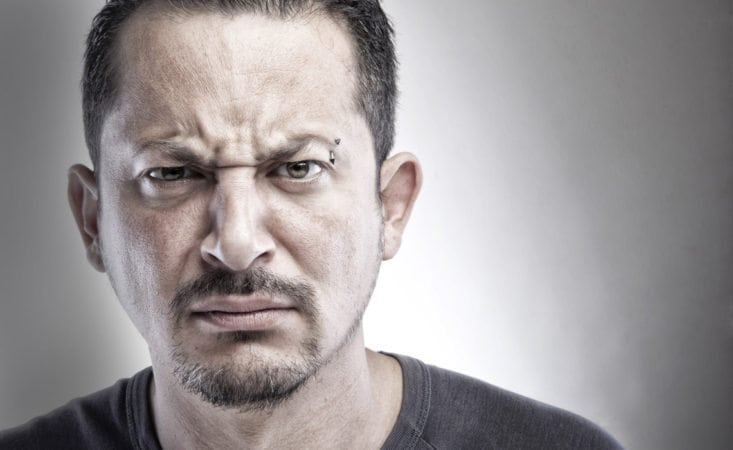
#> input picture testImages/angry.jpg, 733 x 450 px, given as the content of the folder 2021 - 1/IA/proyecto/IA_Recognition_Expressions/images/HAPPY, which was not available
$ python predict2.py
#> lines starting #> are read from the running program, lines starting #| are printed output that depends on the picture; pictures that were not available may be replaced by others from this repository, and a replacement may not be noted
import os
import numpy as np
import cv2 as cv2
import glob
from sklearn.multiclass import OneVsRestClassifier
from sklearn.svm import SVC
import pickle
import pandas as pd

data = { 'USER': [], 'PREDICT': [] }

path = 'D:/UPC/2021 - 1/IA/proyecto/IA_Recognition_Expressions/'
path_img = 'D:/UPC/2021 - 1/IA/proyecto/IA_Recognition_Expressions/testImages/'
#rutimg = str(input("Coloca la ruta de la imagen:"))
files_names = os.listdir(path_img)
# [15 lines of commented-out code are left out]


def getImage(path_img):
#> called with path_img = '_only/angry.jpg'
    return cv2.imread(path_img)
#> returned value is the input picture: shape (450, 733, 3); mean B, G, R 152.1, 151.1, 156.6
# [5 lines of commented-out code are left out]

def show(img):
    cv2.imshow('im', img)
    # cv2.waitKey(0)

X = []
y = []

def read(imageFolder, label):

    for filename in glob.glob(path + "images/" + imageFolder + '/*.*'):
        win_size = (64, 128)
        img = getImage(filename)

        win_size = (64, 128)

        img = cv2.resize(img, win_size)
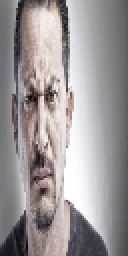
#> img: shape (128, 64, 3) (shown 2 times larger); mean B, G, R 152, 151, 156.5
        img = cv2.cvtColor(img, cv2.COLOR_RGB2GRAY)
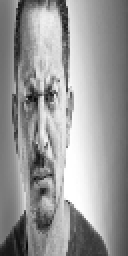
#> img: shape (128, 64) (shown 2 times larger); min 7, max 255, mean 152.1
        d = cv2.HOGDescriptor()
        hog = d.compute(img)
#> hog = 3780 values, max 0.486 at index 2546, min 0 at index 32, mean 0.111
        X.append(hog.transpose()[0])
        y.append(label)

# [11 lines of commented-out code are left out]

def openModal(img):
    image_gray = cv2.cvtColor(img, cv2.COLOR_BGR2GRAY)
    face_cascade = cv2.CascadeClassifier(path + "classifiers/haarcascade_frontalface_alt2.xml")
    faces = face_cascade.detectMultiScale(image_gray)
    landmark_detector  = cv2.face.createFacemarkLBF()
    landmark_detector.loadModel(path + "classifiers/LFBmodel.yaml")
    _, landmarks = landmark_detector.fit(image_gray, faces)
    for landmark in landmarks:
        for x,y in landmark[0]:
            cv2.circle(img, (int(x), int(y)), 1, (255, 255, 255), 1)

   # show(img)

read('HAPPY',0)
read('CONTEMPT',1)
read('ANGER',2)
read('DISGUST',3)
read('FEAR',4)
read('SADNESS',5)
read('SURPRISE',6)
read('NEUTRAL',7)

classes = ["HAPPY", "CONTEMPT", "ANGER", "DISGUSTADO", "FEAR", "SADNESS", "SURPRISE", "NEUTRAL"]
y = np.asarray(y)
X = np.asarray(X)
#> X = [0.321, 0.321, 0.321, 0.321, 0.321, 0.321, 0.321, 0.321]

clf = OneVsRestClassifier(SVC(kernel='linear', probability=True, tol=1e-3))
#> (the run stopped early here; a loop or call above may not have finished)

$ run again, on testImages/disgust.jpg
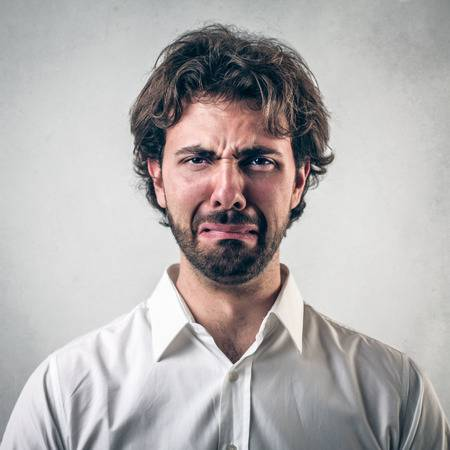
#> input picture testImages/disgust.jpg, 450 x 450 px, given as the content of the folder 2021 - 1/IA/proyecto/IA_Recognition_Expressions/images/HAPPY, which was not available
#> in getImage, returned value is the input picture: shape (450, 450, 3); mean B, G, R 174.8, 175, 179.1
#> in read, `img = cv2.resize(img, win_size)`:
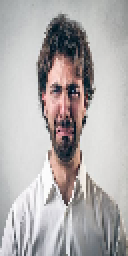
#> img: shape (128, 64, 3) (shown 2 times larger); mean B, G, R 174.7, 174.9, 179
#> in read, `img = cv2.cvtColor(img, cv2.COLOR_RGB2GRAY)`:
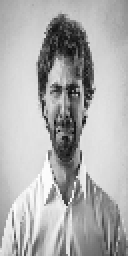
#> img: shape (128, 64) (shown 2 times larger); min 10, max 255, mean 175.2
#> hog = 3780 values, max 0.708 at index 863, min 0 at index 50, mean 0.126
#> X = [0.163, 0.163, 0.163, 0.163, 0.163, 0.163, 0.163, 0.163]

$ run again, on testImages/disgustado.jpg
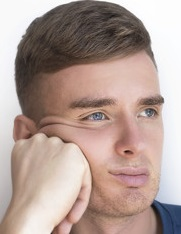
#> input picture testImages/disgustado.jpg, 181 x 234 px, given as the content of the folder 2021 - 1/IA/proyecto/IA_Recognition_Expressions/images/HAPPY, which was not available
#> in getImage, returned value is the input picture: shape (234, 181, 3); mean B, G, R 149.9, 157.4, 178.2
#> in read, `img = cv2.resize(img, win_size)`:
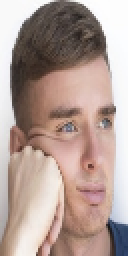
#> img: shape (128, 64, 3) (shown 2 times larger); mean B, G, R 149.8, 157.3, 178.1
#> in read, `img = cv2.cvtColor(img, cv2.COLOR_RGB2GRAY)`:
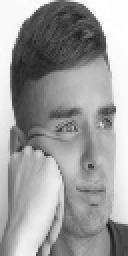
#> img: shape (128, 64) (shown 2 times larger); min 20, max 254, mean 157.4
#> hog = 3780 values, max 0.558 at index 3256, min 0 at index 41, mean 0.126
#> X = [0.0027, 0.0027, 0.0027, 0.0027, 0.0027, 0.0027, 0.0027, 0.0027]

$ run again, on testImages/fear.jpg
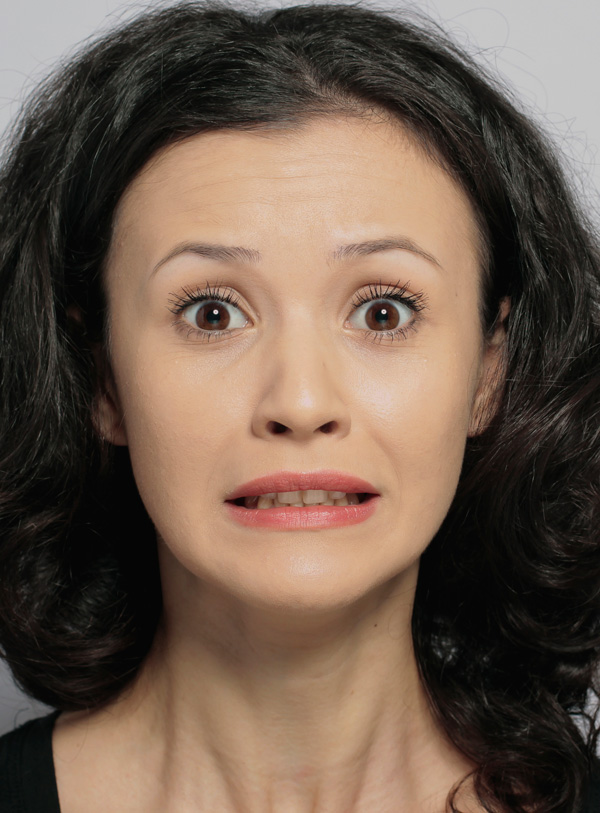
#> input picture testImages/fear.jpg, 600 x 813 px, given as the content of the folder 2021 - 1/IA/proyecto/IA_Recognition_Expressions/images/HAPPY, which was not available
#> in getImage, returned value is the input picture: shape (813, 600, 3); mean B, G, R 77.5, 91.2, 110.1
#> in read, `img = cv2.resize(img, win_size)`:
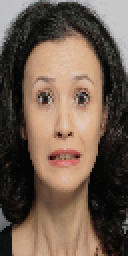
#> img: shape (128, 64, 3) (shown 2 times larger); mean B, G, R 77.5, 91.2, 110.1
#> in read, `img = cv2.cvtColor(img, cv2.COLOR_RGB2GRAY)`:
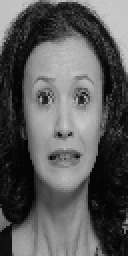
#> img: shape (128, 64) (shown 2 times larger); min 4, max 202, mean 89.2
#> hog = 3780 values, max 0.587 at index 3255, min 0 at index 894, mean 0.132
#> X = [0.0163, 0.0163, 0.0163, 0.0163, 0.0163, 0.0163, 0.0163, 0.0163]
